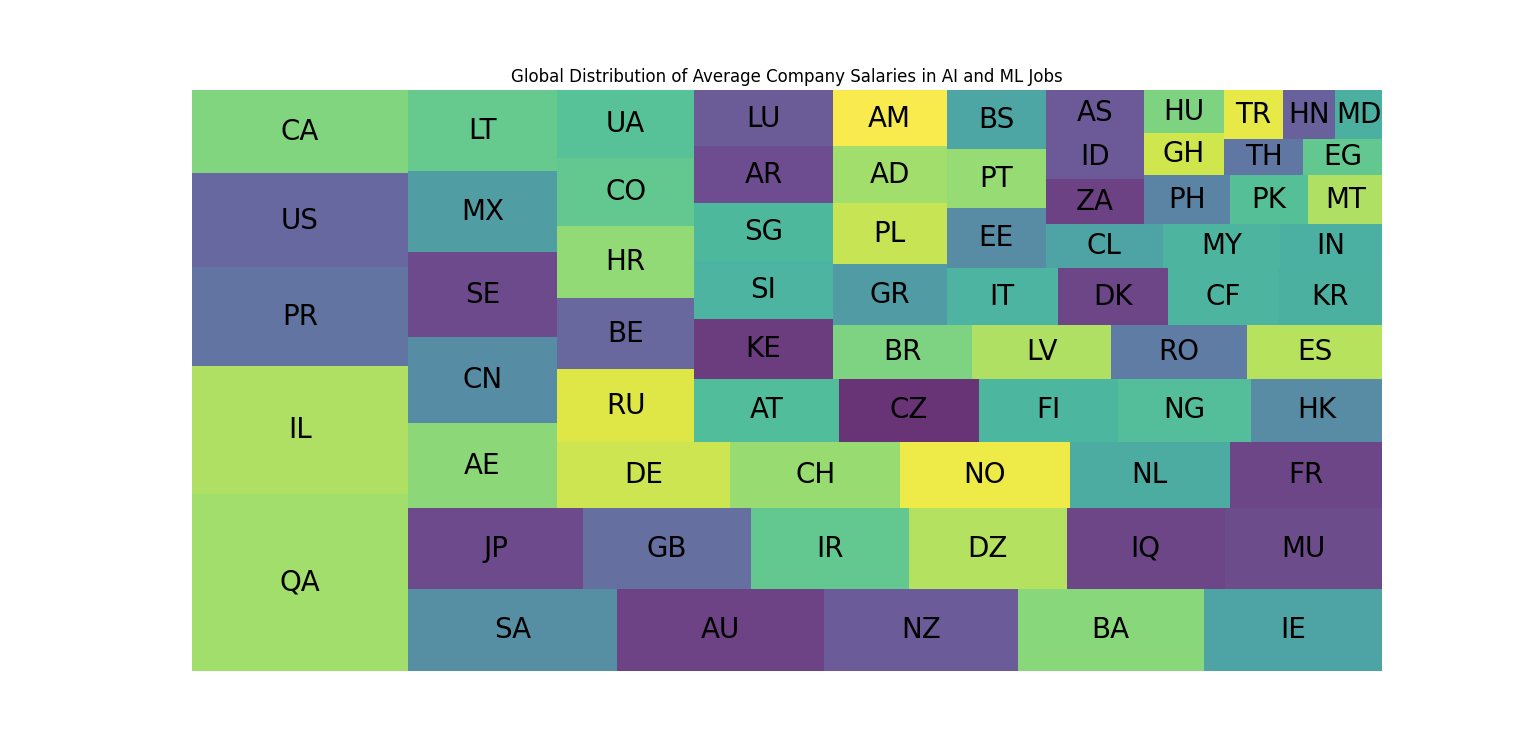

The script that drew this image:
import pandas as pd
import matplotlib.pyplot as plt
import squarify

df = pd.read_csv('ai_salaries.csv')

avg_salaries = df.groupby('company_location')['salary_in_usd'].mean().sort_values(ascending=False)

top_72 = avg_salaries.head(72)

plt.figure(figsize=(16, 14))
squarify.plot(sizes=top_72, label=top_72.index, alpha=0.8, text_kwargs={'fontsize':20})
plt.title("Global Distribution of Average Company Salaries in AI and ML Jobs")
plt.axis('off')
plt.show()
